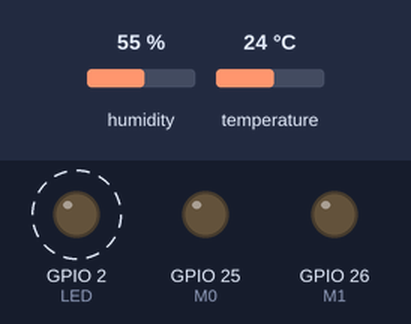
This sketch was run on a simulated ESP32. Shown: output pins drawn as LEDs (lit = HIGH). Dashed ring = blinking. The test bench sets the inputs (shaded band); at power-on: humidity 55 %, temperature 24 °C. What the sketch prints to the serial monitor is not drawn.

Above: at 1.0 s.
Timing chart, 0 to 4.8 s (numbered marks = the images above):
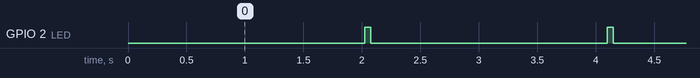

Measured:
- by itself, GPIO 2 (LED): alternates HIGH for 0.05 s and LOW for 2.0 s

The sketch:

lora_trans.ino
```cpp
#include <DHT.h>
#define LORA_RX 16
#define LORA_TX 17
#define M0 25
#define M1 26
#define LED 2

HardwareSerial mySerial(1);

#define DHTPIN 4     // Chân kết nối DHT11
#define DHTTYPE DHT11
DHT dht(DHTPIN, DHTTYPE);

void setup() {
  Serial.begin(9600);
  mySerial.begin(9600, SERIAL_8N1, LORA_RX, LORA_TX);

  // Cấu hình chế độ LoRa
  pinMode(M0, OUTPUT);
  pinMode(M1, OUTPUT);
  digitalWrite(M0, LOW);  // Normal mode
  digitalWrite(M1, LOW);

  pinMode(LED, OUTPUT);
  digitalWrite(LED, LOW);

  dht.begin();
  Serial.println("System Ready - DHT11 + LoRa");
}

void loop() {
  static unsigned long lastSendTime = 0;
  const unsigned long interval = 2000; // Gửi mỗi 2 giây

  if (millis() - lastSendTime >= interval) {
    lastSendTime = millis();

    // Đọc dữ liệu từ cảm biến
    float temperature = dht.readTemperature();
    float humidity = dht.readHumidity();

    // Kiểm tra dữ liệu hợp lệ
    if (!isnan(temperature) && !isnan(humidity)) {
      String data = String(temperature) + "," + String(humidity);

      // Gửi qua Serial Monitor để debug
      Serial.print("Sending: ");
      Serial.println(data);

      // Gửi qua LoRa
      mySerial.println(data);

      // Báo hiệu gửi thành công bằng LED
      digitalWrite(LED, HIGH);
      delay(50);
      digitalWrite(LED, LOW);
    } else {
      Serial.println("Failed to read from DHT sensor!");
      digitalWrite(LED, HIGH); // Báo lỗi bằng LED sáng liên tục
      delay(100);
      digitalWrite(LED, LOW);
    }
  }

  delay(100); // Giảm CPU usage
}
```
